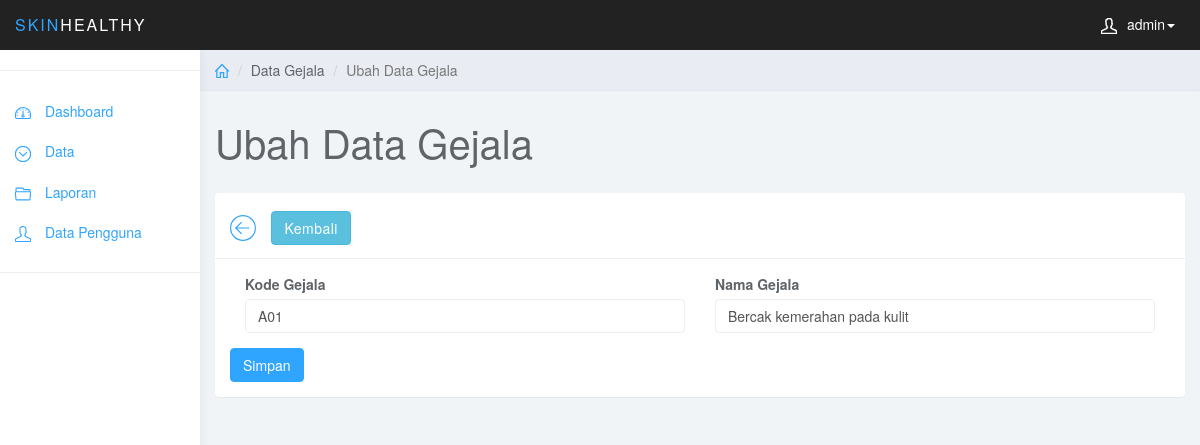
The app's page /component/admin/ubah-gejala.php?kd_gejala=A01 (signed in) with its own data.
### tables this page shows
CREATE TABLE `pengguna` (
  `kd_pengguna` varchar(16) NOT NULL,
  `nama` varchar(64) NOT NULL,
  `tempat_lahir` varchar(32) NOT NULL,
  `tanggal_lahir` date NOT NULL,
  `alamat` varchar(128) NOT NULL,
  `jenis_kelamin` varchar(16) NOT NULL,
  `no_telepon` varchar(16) NOT NULL,
  `email` varchar(64) NOT NULL,
  `bergabung_sejak` varchar(32) NOT NULL,
  `username` varchar(16) NOT NULL,
  `password` varchar(8) NOT NULL,
  `level` varchar(16) NOT NULL
);

CREATE TABLE `gejala` (
  `kd_gejala` varchar(4) NOT NULL,
  `nama_gejala` varchar(256) NOT NULL
);

### component/functions.php (called while the page is built, shortened)
<?php
$conn = mysqli_connect("localhost", "root", "", "penyakit_kulit");
function query($query)
{
	global $conn;
	$result = mysqli_query($conn, $query);
	$rows = [];
	while ($row = mysqli_fetch_assoc($result)) {
		$rows[] = $row;
	}
	return $rows;
}

### component/admin/ubah-gejala.php (the view, shortened to what this page needs)
<?php
require '../functions.php';
?>
<!DOCTYPE html>
<html>
<head>
  <link href="../../assets/admin/css/bootstrap.min.css" rel="stylesheet">
  <link href="../../assets/admin/css/styles.css" rel="stylesheet">
</head>
<body>
  <?php include 'template/navbar.php';  ?>
  <?php include 'template/sidebar.php'; ?>
  <div class="col-sm-9 col-sm-offset-3 col-lg-10 col-lg-offset-2 main">
    <div class="row">
      <ol class="breadcrumb">
        <li><a href="dashboard.php"><svg class="glyph stroked home">
              <use xlink:href="#stroked-home"></use>
            </svg></a></li>
        <li>Data Gejala</li>
        <li class="active">Ubah Data Gejala</li>
      </ol>
    </div>
    <div class="row">
      <div class="col-lg-12">
        <h1 class="page-header">Ubah Data Gejala</h1>
      </div>
    </div>
    <div class="row">
      <div class=" col-lg-12">
        <div class="panel panel-default">
          <div class="panel-heading">
            <a href="data-gejala.php"><svg class="glyph stroked arrow left">
                <use xlink:href="#stroked-arrow-left"></use>
              </svg>
            </a>
            <a href="data-gejala.php" class="btn btn-info">Kembali</a>
          </div>
          <div class="panel-body">
            <form action="" method="post" role="form">
              <?php
              $kd_gejala = $_GET["kd_gejala"];
              $gejala = query("SELECT * FROM gejala WHERE kd_gejala = '$kd_gejala'")[0];
              ?>
              <div class="col-md-6">
                <div class="form-group">
                  <label for="kd_gejala">Kode Gejala</label>
                  <input class="form-control" name="kd_gejala" id="kd_gejala" autocomplete="off" value="<?= $gejala["kd_gejala"]; ?>">
                </div>
              </div>
              <div class="col-md-6">
                <div class="form-group">
                  <label for="nama_gejala">Nama Gejala</label>
                  <input class="form-control" name="nama_gejala" id="nama_gejala" autocomplete="off" value="<?= $gejala["nama_gejala"]; ?>">
                </div>
              </div>
              <button type="submit" name="submit" class="btn btn-primary">Simpan</button>
            </form>
          </div>
        </div>
      </div>
    </div>
  </div>
</body>
</html>

### component/admin/template/navbar.php (shortened to what this page needs)
<nav class="navbar navbar-inverse navbar-fixed-top" role="navigation">
  <div class="container-fluid">
    <div class="navbar-header">
      <a class="navbar-brand" href="#">
        <span>SKIN</span>HEALTHY</a>
      <ul class="user-menu">
        <?php
        if (isset($_COOKIE['kd_pengguna'])) :
          $kd_pengguna = $_COOKIE['kd_pengguna'];
          $result = mysqli_query($conn, "SELECT nama FROM pengguna WHERE kd_pengguna = '$kd_pengguna'");
          $row = mysqli_fetch_assoc($result);
        ?>
          <li class="dropdown pull-right">
            <a href="#" class="dropdown-toggle" data-toggle="dropdown"><svg class="glyph stroked male-user">
                <use xlink:href="#stroked-male-user"></use>
              </svg><?= $row["nama"]; ?><span class="caret"></span></a>
          <?php endif; ?>
          </li>
      </ul>
    </div>
  </div>
</nav>

### assets/admin/css/styles.css (style rules this page uses)
body { background: #f1f4f7; padding-top: 50px; color: #5f6468; }
a, a:hover, a:focus { color: #30a5ff; }
h1, h2, h3, h4, h5, h6 { color: #5f6468; }
h1 { font-weight: 300; font-size: 40px; }
.form-control { border: 1px solid #eee; box-shadow: none; }
.navbar-header .navbar-brand { color: #fff; font-size: 16px; text-transform: uppercase; font-weight: 500; letter-spacing: 2px; }
.navbar-header .navbar-brand span { color: #30a5ff; }
.btn-primary, .btn-primary:hover, .btn-primary:focus, .btn-primary:active, .btn-primary.active, .open > .dropdown-toggle.btn-primary, .btn-primary.disabled, .btn-primary[disabled], fieldset[disabled] .btn-primary, .btn-primary.disabled:hover, .btn-primary[disabled]:hover, fieldset[disabled] .btn-primary:hover, .btn-primary.disabled:focus, .btn-primary[disabled]:focus, fieldset[disabled] .btn-primary:focus, .btn-primary.disabled:active, .btn-primary[disabled]:active, fieldset[disabled] .btn-primary:active, .btn-primary.disabled.active, .btn-primary[disabled].active, fieldset[disabled] .btn-primary.active { background-color: #30a5ff; border-color: #30a5ff; }
.panel { border: 0; }
.panel-heading { font-size: 18px; font-weight: 300; letter-spacing: 0.025em; height: 66px; line-height: 45px; }
.panel-default .panel-heading { background: #fff; border-bottom: 1px solid #eee; color: #5f6468; }
.navbar { border: 0; }
.user-menu { display: inline-block; margin-top: 14px; margin-right: 10px; float: right; list-style: none; padding: 0; }
.user-menu a { color: #fff; }
@media (min-width: 768px) { .navbar-header { width: 100%; } }
.breadcrumb { border-radius: 0; padding: 10px 15px; background: #e9ecf2; box-shadow: 0 1px 1px rgba(0, 0, 0, .05); margin: 0 ; }
h1.page-header { margin-top: 30px; border-bottom: 0; }
.sidebar .glyph, .user-menu .glyph { height: 16px; width: 16px; margin: 0 10px 0 0; stroke-width: 3px; }
.user-menu .glyph { stroke-width: 4px; }
.breadcrumb .glyph { height: 14px; width: 14px; margin: -2px 0 0 0; stroke-width: 4px; }
.alert .glyph, .panel-heading .glyph { width: 26px; height: 26px; margin: 0 10px 0 0; stroke-width: 2px; }

### records on screen
pengguna: nama "admin"
gejala: kd_gejala "A01", nama_gejala "Bercak kemerahan pada kulit"

### other values on screen
$menu['label'] "Dashboard"
$menu['label'] "Data"
$menu['label'] "Laporan"
$menu['label'] "Data Pengguna"
